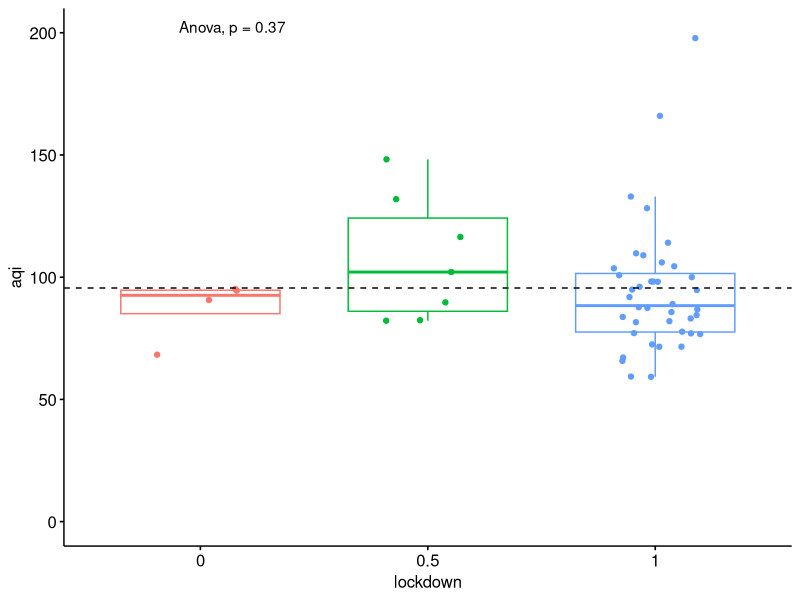
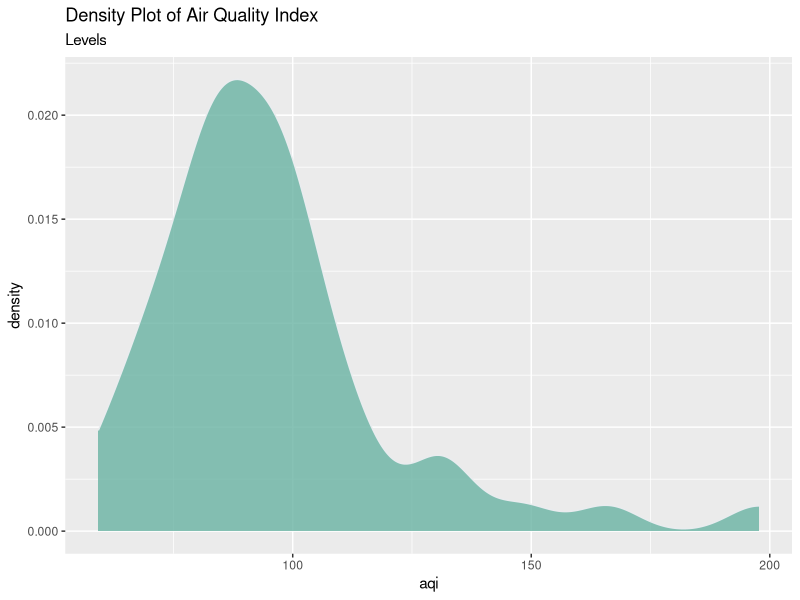
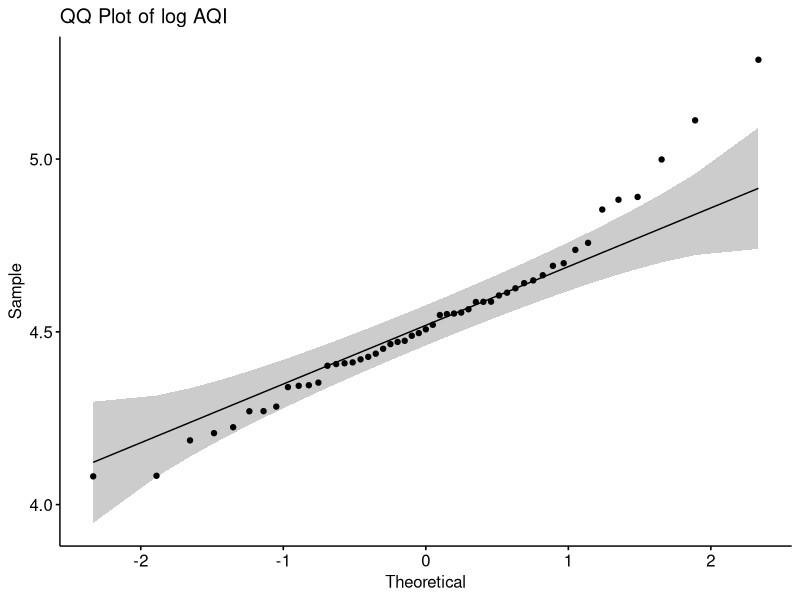
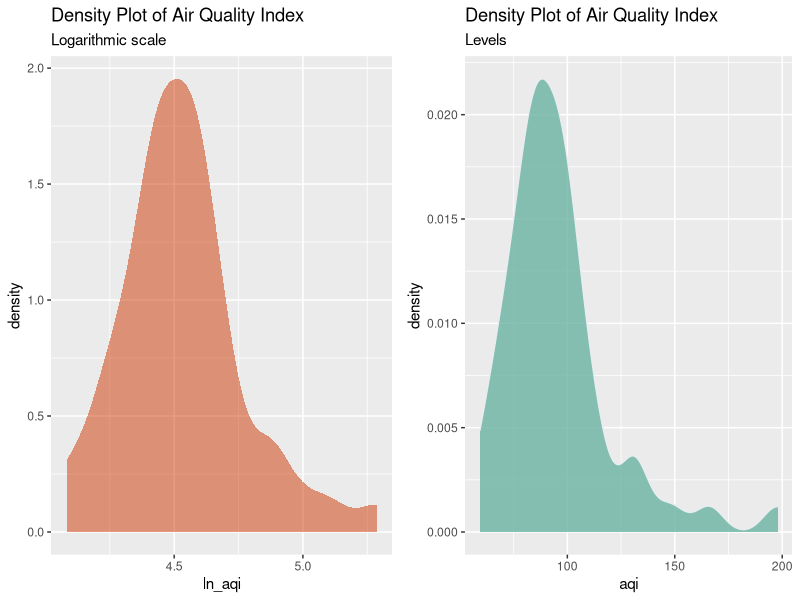
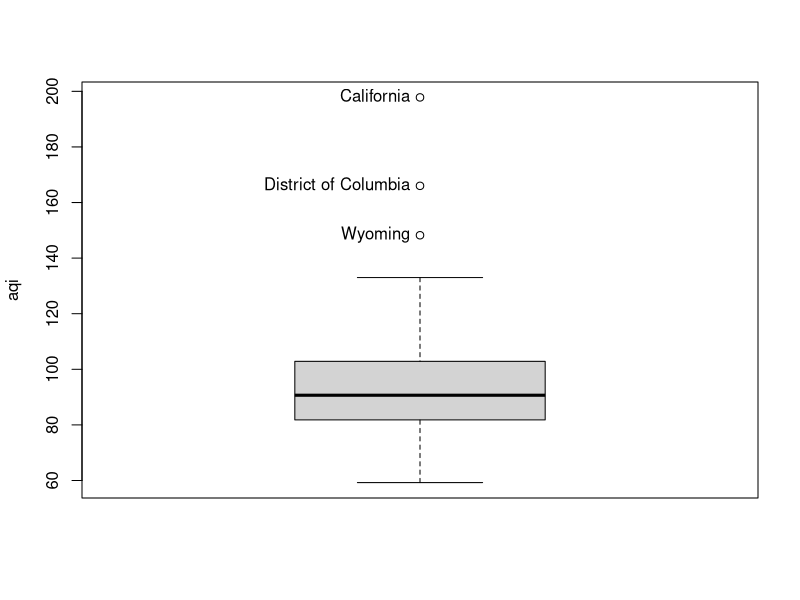
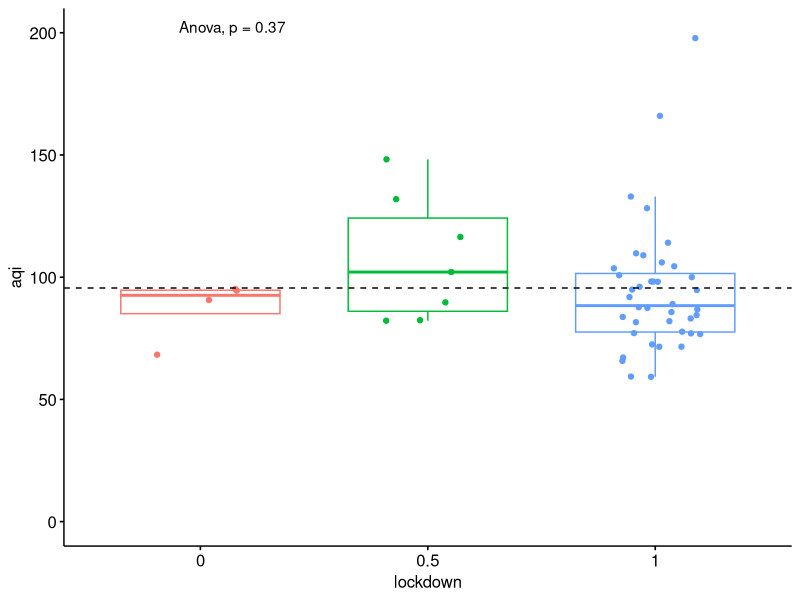

Write the R code that produced these figures, in order.
## ---- chunk 1
knitr::opts_chunk$set(echo = FALSE)
## ---- chunk 2
data <- read.csv('usa_final.csv', sep=',')
data <- data[,-c(20,21)]
log_aqi <- log(data$aqi)
data$ln_aqi <- log_aqi
## ---- chunk 3
library(readr)
library(dplyr)
library(readxl)
library(ggpubr)
library(ggplot2)
library(Hmisc)
## ---- chunk 4
# Visualize the expression profile
dataset <- read.csv("usa_final.csv", sep=',', header = TRUE, dec = ".")
dataset <- dataset %>% mutate(ln_aqi=log(dataset$aqi))
ggboxplot(dataset, x = "lockdown", y = "aqi", color = "lockdown", 
          add = "jitter", legend = "none") +
  geom_hline(yintercept = mean(dataset$aqi), linetype = 2)+ # Add horizontal line at base mean
  ylim(0, 200)+
  stat_compare_means(method = "anova", label.y = 200)+        # Add global ANOVA p-value
  stat_compare_means(label = "p.signif", method = "t.test",
                     ref.group = ".all.", hide.ns = TRUE)      # Pairwise comparison against all


# We can conclude that AQI is not significantly different between States by lockdown measures.
## ---- chunk 5
library(ggplot2)
library(dplyr)
dataset <- read.csv("usa_final.csv", sep=',', header = TRUE, dec = ".")
dataset %>%
    ggplot(aes(x=aqi)) +
    geom_density(fill="#69b3a2", color="#e9ecef", alpha=0.8)+
    labs(title = 'Density Plot of Air Quality Index', subtitle='Levels')
## ---- chunk 6
shapiro.test(dataset$aqi)
## ---- chunk 7
dataset <- dataset %>% mutate(ln_aqi=log(dataset$aqi))
shapiro.test(dataset$ln_aqi)
## ---- chunk 8
library(ggpubr)
ggqqplot(dataset$ln_aqi, title = "QQ Plot of log AQI")
## ---- chunk 9
library(ggpubr)
d1 <- dataset %>%
  ggplot(aes(x=ln_aqi)) +
  geom_density(fill="orangered3", color=FALSE, alpha=0.5)+
  labs(title = 'Density Plot of Air Quality Index', subtitle='Logarithmic scale')
d2 <- dataset %>%
    ggplot(aes(x=aqi)) +
    geom_density(fill="#69b3a2", color="#e9ecef", alpha=0.8)+
    labs(title = 'Density Plot of Air Quality Index', subtitle='Levels')
ggarrange(d1, d2, 
          ncol = 2, nrow = 1)
## ---- chunk 10
library(car)
Boxplot(~aqi, data=data, id=list(labels=data$state))
## ---- chunk 11
# Visualize the expression profile
library(readr)
library(dplyr)
library(readxl)
library(ggpubr)
library(ggplot2)
library(Hmisc)
dataset <- read.csv("usa_final.csv", sep=',', header = TRUE, dec = ".")
dataset <- dataset %>% mutate(ln_aqi=log(dataset$aqi))
ggboxplot(dataset, x = "lockdown", y = "aqi", color = "lockdown", 
          add = "jitter", legend = "none") +
  geom_hline(yintercept = mean(dataset$aqi), linetype = 2)+ # Add horizontal line at base mean
  ylim(0, 200)+
  stat_compare_means(method = "anova", label.y = 200)+        # Add global ANOVA p-value
  stat_compare_means(label = "p.signif", method = "t.test",
                     ref.group = ".all.", hide.ns = TRUE)      # Pairwise comparison against all


# We can conclude that AQI is not significantly different between States by lockdown measures.
## ---- chunk 12
library(tidyr)
log_aqi <- log(data$aqi)
data$ln_aqi <- log_aqi
dt <- data %>% drop_na()
dt <- dt[,-c(1,2)]
## ---- chunk 13
full.model <- lm(ln_aqi~.-waste-healthcare-construction-utilities-professional-retail-finance, data = dt)
summary(full.model)
